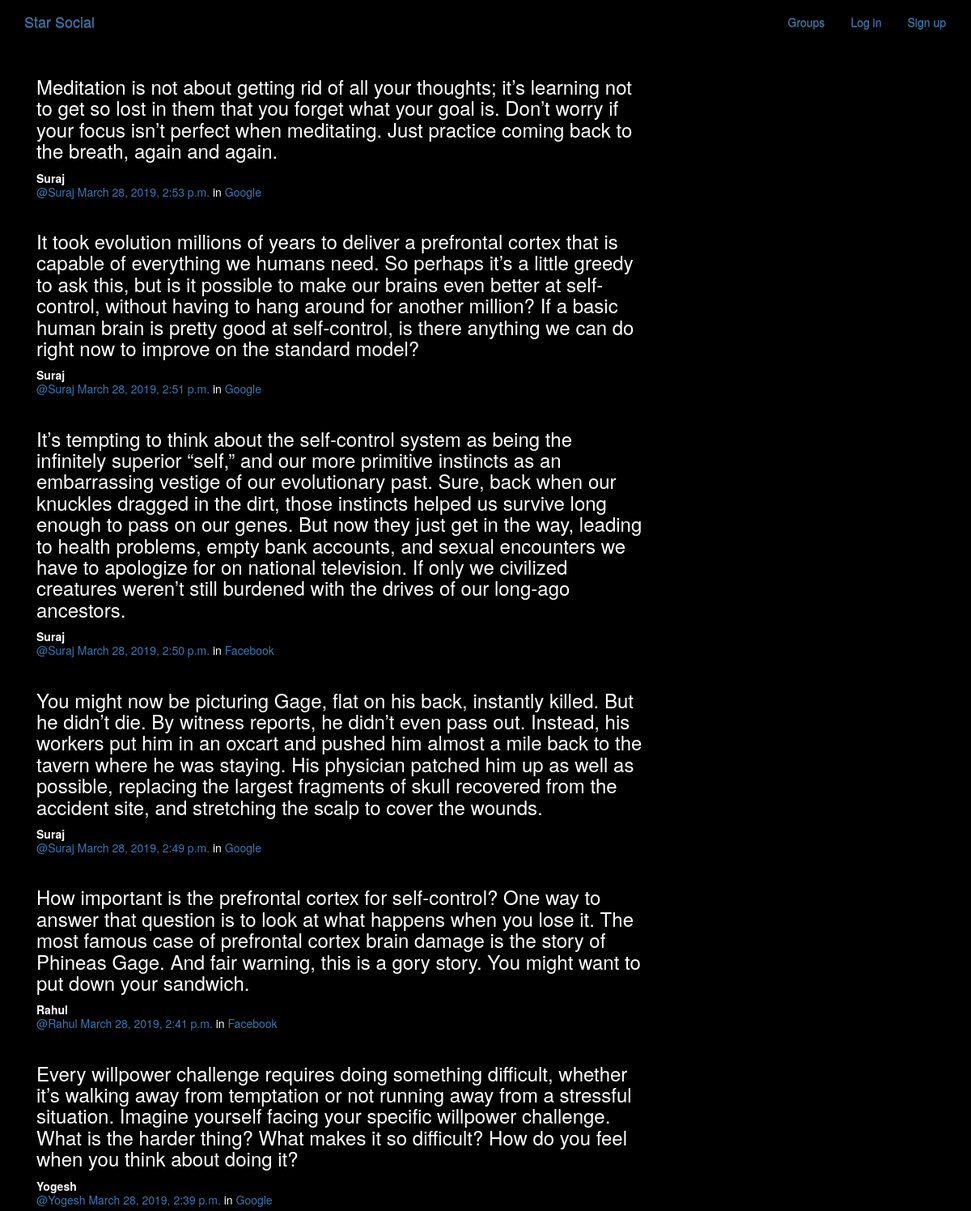
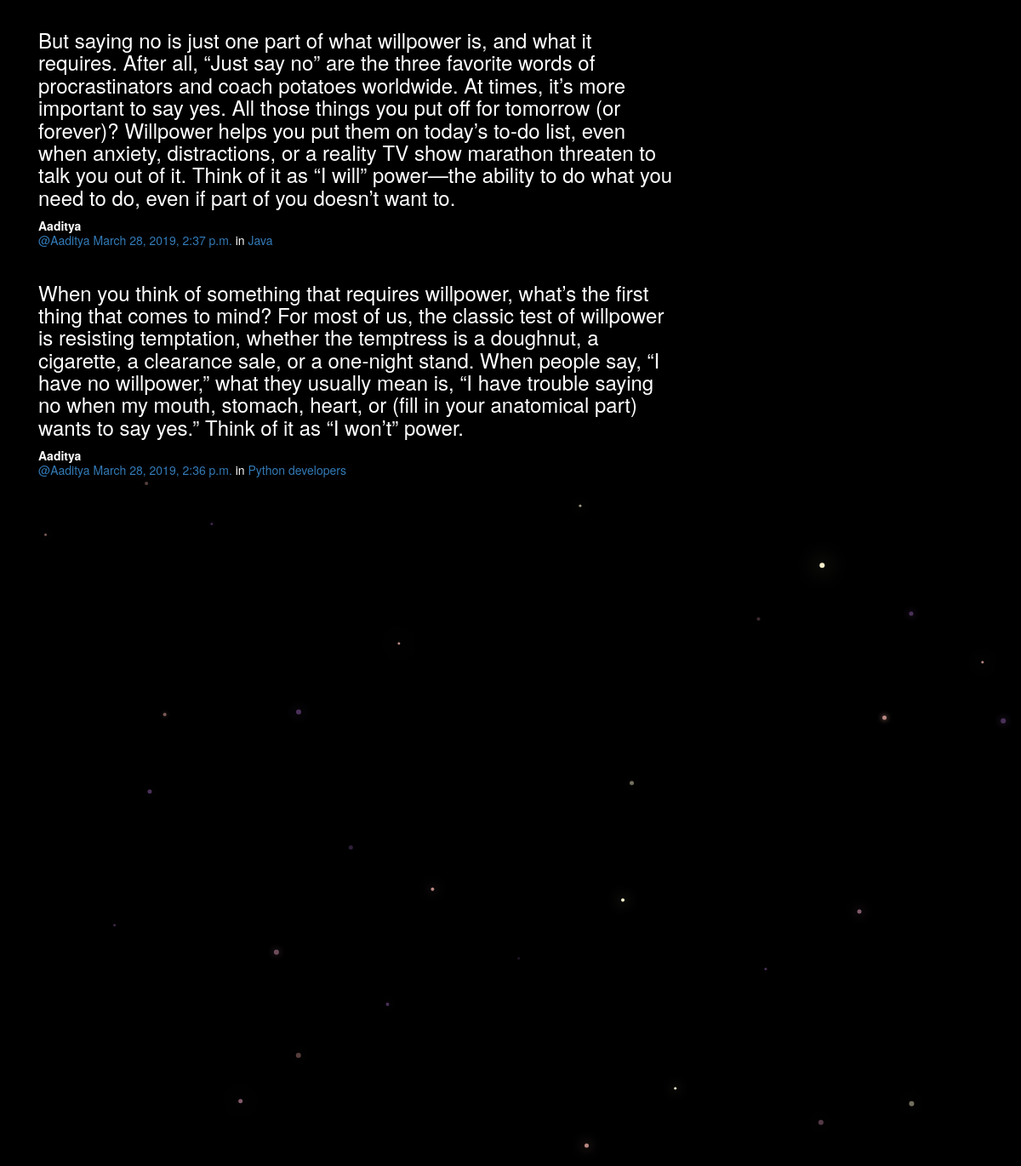
/posts/, run on the app's committed database (2 pictures, top to bottom).
### posts/models.py (models this page shows, shortened)
class Post(models.Model):
    user = models.ForeignKey(User, related_name="posts",on_delete=models.CASCADE,)
    created_at = models.DateTimeField(auto_now=True)
    message = models.TextField()
    message_html = models.TextField(editable=False)
    group = models.ForeignKey(Group, related_name="posts",null=True, blank=True,on_delete=models.CASCADE,)
    class Meta:
        ordering = ["-created_at"]
        unique_together = ["user", "message"]

### groups/models.py (models this page shows, shortened)
class Group(models.Model):
    name = models.CharField(max_length=255, unique=True)
    slug = models.SlugField(allow_unicode=True, unique=True)
    description = models.TextField(blank=True, default='')
    description_html = models.TextField(editable=False, default='', blank=True)
    members = models.ManyToManyField(User,through="GroupMember")
    class Meta:
        ordering = ["name"]

### posts/views.py (the view)
class PostList(SelectRelatedMixin, generic.ListView):
    model = models.Post
    select_related = ("user", "group")

### posts/templates/posts/post_list.html (shortened to what this page needs)
{% extends "posts/post_base.html" %}
{% load humanize %}
{% block post_content %}
<div class="col-md-8">
	{% for post in post_list %}
  {% include "posts/_post.html" %}
	{% endfor %}
</div>
{% endblock %}

### posts/templates/posts/_post.html (shortened to what this page needs)
<div class="post media">
	<h3>{{ post.message_html|safe }}</h3>
	<div class="media-body">
		<strong>{{ post.user.username }}</strong>
		<h5 class="media-heading">
			<span class="username"><a href="{% url 'posts:for_user' username=post.user.username %}">@{{ post.user.username }}</a></span>
			<time class="time"><a href="{% url 'posts:single' username=post.user.username pk=post.pk %}">{{ post.created_at }}</a></time>
			{% if post.group %}
			<span class="group-name">in <a href="#">{{ post.group.name }}</a></span>
			{% endif %}
		</h5>
	</div>
</div>

### static/simplesocial/css/master.css (style rules this page uses)
body { margin: 0; overflow: hidden; background-color: black; color:white; }

### data on the page
Post: message_html "Meditation is not about getting rid of all your thoughts; it’s learning not to get so lost in them that you forget what your goal is. Don’t worry if your focus isn’t perfect when meditating. Just practice coming back to the breath, again and again.", user.username "Suraj", created_at "March 28, 2019, 2:53 p.m.", group.name "Google"
Post: message_html "It took evolution millions of years to deliver a prefrontal cortex that is capable of everything we humans need. So perhaps it’s a little greedy to ask this, but is it possible to make our brains even better at self-control, without having to hang around for another million? If a basic human brain is pretty good at self-control, is there anything we can do right now to improve on the standard model?", user.username "Suraj", created_at "March 28, 2019, 2:51 p.m.", group.name "Google"
Post: message_html "It’s tempting to think about the self-control system as being the infinitely superior “self,” and our more primitive instincts as an embarrassing vestige of our evolutionary past. Sure, back when our knuckles dragged in the dirt, those instincts helped us survive long enough to pass on our genes. But now they just get in the way, leading to health problems, empty bank accounts, and sexual encounters we have to apologize for on national television. If only we civilized creatures weren’t still burdened with the drives of our long-ago ancestors.", user.username "Suraj", created_at "March 28, 2019, 2:50 p.m.", group.name "Facebook"
Post: message_html "You might now be picturing Gage, flat on his back, instantly killed. But he didn’t die. By witness reports, he didn’t even pass out. Instead, his workers put him in an oxcart and pushed him almost a mile back to the tavern where he was staying. His physician patched him up as well as possible, replacing the largest fragments of skull recovered from the accident site, and stretching the scalp to cover the wounds.", user.username "Suraj", created_at "March 28, 2019, 2:49 p.m.", group.name "Google"
Post: message_html "How important is the prefrontal cortex for self-control? One way to answer that question is to look at what happens when you lose it. The most famous case of prefrontal cortex brain damage is the story of Phineas Gage. And fair warning, this is a gory story. You might want to put down your sandwich.", user.username "Rahul", created_at "March 28, 2019, 2:41 p.m.", group.name "Facebook"
Post: message_html "Every willpower challenge requires doing something difficult, whether it’s walking away from temptation or not running away from a stressful situation. Imagine yourself facing your specific willpower challenge. What is the harder thing? What makes it so difficult? How do you feel when you think about doing it?", user.username "Yogesh", created_at "March 28, 2019, 2:39 p.m.", group.name "Google"
Post: message_html "But saying no is just one part of what willpower is, and what it requires. After all, “Just say no” are the three favorite words of procrastinators and coach potatoes worldwide. At times, it’s more important to say yes. All those things you put off for tomorrow (or forever)? Willpower helps you put them on today’s to-do list, even when anxiety, distractions, or a reality TV show marathon threaten to talk you out of it. Think of it as “I will” power—the ability to do what you need to do, even if part of you doesn’t want to.", user.username "Aaditya", created_at "March 28, 2019, 2:37 p.m.", group.name "Java"
Post: message_html "When you think of something that requires willpower, what’s the first thing that comes to mind? For most of us, the classic test of willpower is resisting temptation, whether the temptress is a doughnut, a cigarette, a clearance sale, or a one-night stand. When people say, “I have no willpower,” what they usually mean is, “I have trouble saying no when my mouth, stomach, heart, or (fill in your anatomical part) wants to say yes.” Think of it as “I won’t” power.", user.username "Aaditya", created_at "March 28, 2019, 2:36 p.m.", group.name "Python developers"
